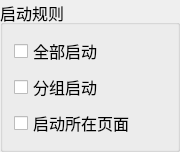
  <widget class="QGroupBox" name="StartRuleBox">
   <property name="geometry">
    <rect>
     <x>550</x>
     <y>20</y>
     <width>180</width>
     <height>105</height>
    </rect>
   </property>
   <property name="font">
    <font>
     <pointsize>12</pointsize>
    </font>
   </property>
   <property name="title">
    <string>启动规则</string>
   </property>
   <property name="checkable">
    <bool>false</bool>
   </property>
   <property name="checked">
    <bool>false</bool>
   </property>
   <layout class="QVBoxLayout" name="verticalLayout_15">
    <item>
     <widget class="QCheckBox" name="allStartCheckBox">
      <property name="font">
       <font>
        <pointsize>12</pointsize>
       </font>
      </property>
      <property name="text">
       <string>全部启动</string>
      </property>
     </widget>
    </item>
    <item>
     <widget class="QCheckBox" name="onlyStartGroupCheckBox">
      <property name="font">
       <font>
        <pointsize>12</pointsize>
       </font>
      </property>
      <property name="text">
       <string>分组启动</string>
      </property>
     </widget>
    </item>
    <item>
     <widget class="QCheckBox" name="onlyStartPageCheckBox">
      <property name="font">
       <font>
        <pointsize>12</pointsize>
       </font>
      </property>
      <property name="text">
       <string>启动所在页面</string>
      </property>
     </widget>
    </item>
   </layout>
  </widget>
